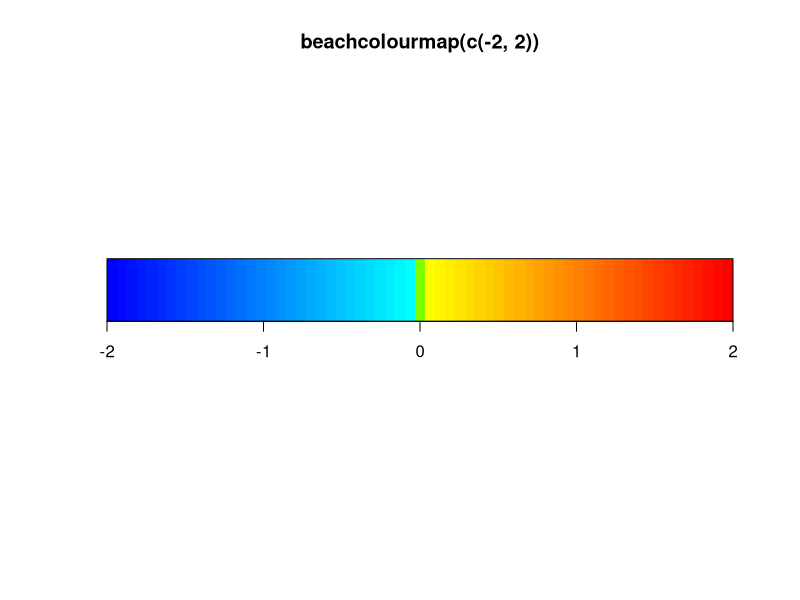

Here is the R script that generated this plot:
library(spatstat)


### Name: beachcolours
### Title: Create Colour Scheme for a Range of Numbers
### Aliases: beachcolours beachcolourmap
### Keywords: spatial color

### ** Examples

  plot(beachcolourmap(c(-2,2)))
